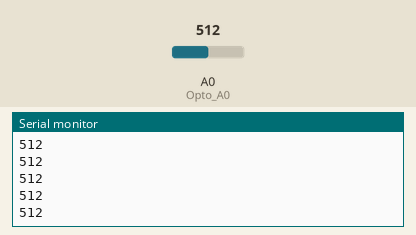
This sketch was run on a simulated Arduino Uno, built with avr-gcc and run on an emulated ATmega328P. Parts: the last lines printed to the serial monitor. Inputs (shaded band) come from the test bench; at power-on: A0 (Opto_A0) = 512.

Above: at 1.2 s.
1.3 s: A0 (Opto_A0) set to 716
At 1.56 s:
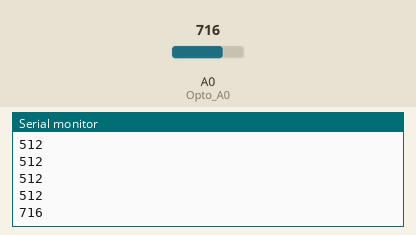
2.8 s: A0 (Opto_A0) set to 900
At 2.96 s:
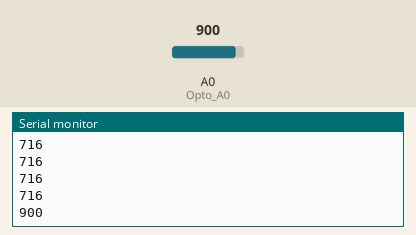
Timing chart, 0 to 5.8 s (numbered marks = the images above; inputs shaded):
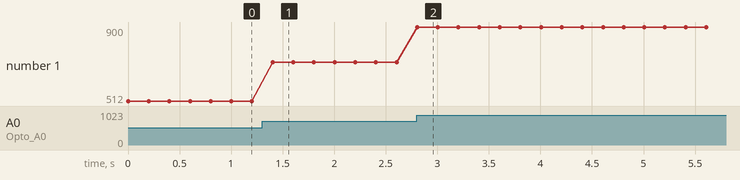

Measured:
- after the input at 1.3 s, the serial monitor: prints a new line after 0.10 s (image 1)
- after the input at 2.8 s, the serial monitor: prints a new line at once (image 2)
- plotted number 1: 512 → 716 after the input at 1.3 s, 716 → 900 after the input at 2.8 s

The sketch:

BB02_OptoA0.ino
```cpp
//POTENCIOMETRO
#define Opto_A0 A0

void setup() {
  Serial.begin(9600);
  pinMode (Opto_A0, INPUT);
}


void loop () {
  int sensorValue = analogRead(Opto_A0);
  Serial.println(sensorValue);
  delay(200);
}
```
